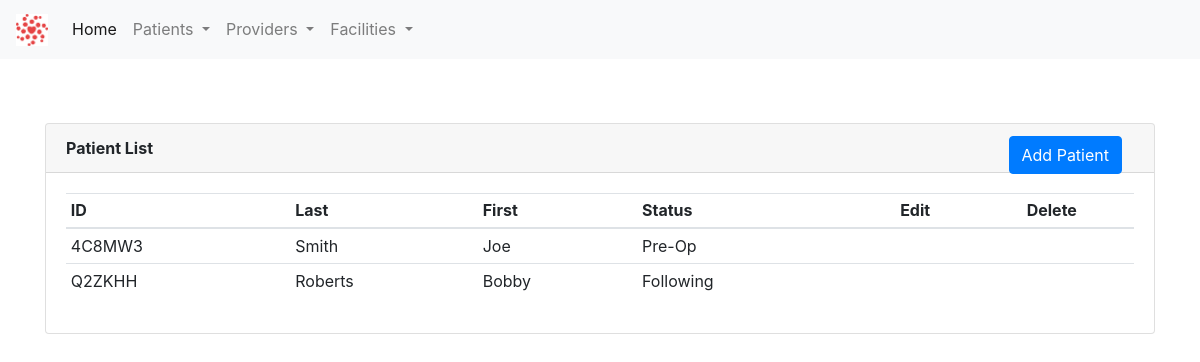
The app's page /patients/, older data.
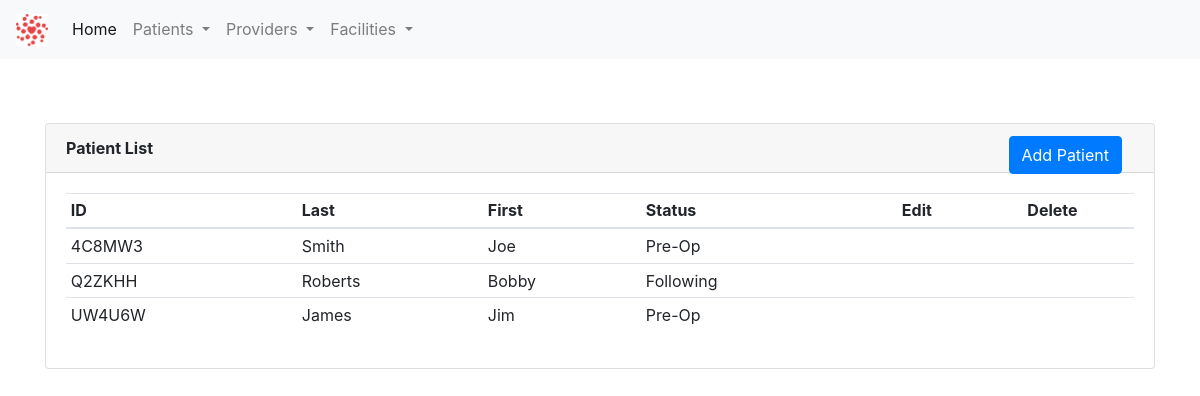
The same page, newer data.
### app/patients/patient_model.py (models this page shows, shortened)
class Patient(db.Model):
    id = db.Column(db.Integer, primary_key=True)
    first_name = db.Column(db.String(30), index=True, nullable=False, info={'label': 'First Name'})
    last_name = db.Column(db.String(30), index=True, nullable=False, info={'label': 'Last Name'})
    patient_id = db.Column(db.String(10), index=True)
    patient_status_id = db.Column(db.Integer, db.ForeignKey('patient_status.id'))
    patient_status = db.relationship(PatientStatus)

class PatientStatus(db.Model):
    id = db.Column(db.Integer, primary_key=True)
    code_name = db.Column(db.String(30), index=True, nullable=False)
    name = db.Column(db.String(60), index=True, nullable=False)
    def __str__(self):
        return self.name

### app/patients/patient.py (the view)
@patient_bp.route('/')
def view_patient_list():
    patient_list = Patient.query.all()
    return render_template('patients.html', title="Patient List", patient_list=patient_list)

### app/patients/templates/patients.html (shortened to what this page needs)
{% extends "base.html" %}
{% block content %}
    <div class="container" style="margin-top: 4rem">
        <div class="card">
          <div class="card-header">
              <b>Patient List</b>
              <a class="btn btn-primary" href="/patients/new" role="button" style="position: absolute; right: 2rem">
                     Add Patient
              </a>
          </div>
          <div class="card-body">
              <table class="table table-hover table-sm">
                  <thead>
                    <tr>
                      <th scope="col">ID</th>
                      <th scope="col">Last</th>
                      <th scope="col">First</th>
                      <th scope="col">Status</th>
                      <th style="text-align: center; vertical-align: middle" scope="col">Edit</th>
                      <th style="text-align: center; vertical-align: middle" scope="col">Delete</th>
                    </tr>
                  </thead>
                  <tbody>
                  {% for patient in patient_list %}
                    <tr>
                      <td>{{ patient.patient_id }}</td>
                      <td>{{ patient.last_name }}</td>
                      <td>{{ patient.first_name }}</td>
                      <td>{{ patient.patient_status }}</td>
                        <td style="text-align: center; vertical-align: middle"><a href="/patients/edit/{{patient.patient_id}}"></a></td>
                        <td style="text-align: center; vertical-align: middle"><a href="/patients/delete/{{ patient.patient_id }}"></a></td>
                    </tr>
                  {% endfor %}
                  </tbody>
              </table>
          </div>
        </div>
    </div>
{% endblock %}

### app/templates/base.html (shortened to what this page needs)
<!DOCTYPE html>
<html lang="en">
<head>
    <link rel="stylesheet"
          href="https://stackpath.bootstrapcdn.com/bootstrap/4.5.0/css/bootstrap.min.css"
>
    <link href="//netdna.bootstrapcdn.com/bootstrap/3.0.0/css/bootstrap-glyphicons.css" rel="stylesheet">
</head>
<body>
    <nav class="navbar navbar-expand-lg navbar-light bg-light">
      <a class="navbar-brand" href="/index"><img src="/static/images/HCA_logo.png" style="height: 2rem; width: 2rem"></a>
      <div class="collapse navbar-collapse" id="navbarSupportedContent">
        <ul class="navbar-nav mr-auto">
          <li class="nav-item active">
            <a class="nav-link" href="/index">Home <span class="sr-only">(current)</span></a>
          </li>
          <li class="nav-item dropdown">
            <a class="nav-link dropdown-toggle" href="#" id="navbarDropdown" role="button" data-toggle="dropdown" aria-haspopup="true" aria-expanded="false">
              Patients
            </a>
          </li>
          <li class="nav-item dropdown">
            <a class="nav-link dropdown-toggle" href="#" id="navbarDropdown" role="button" data-toggle="dropdown" aria-haspopup="true" aria-expanded="false">
              Providers
            </a>
          </li>
          <li class="nav-item dropdown">
            <a class="nav-link dropdown-toggle" href="#" id="navbarDropdown" role="button" data-toggle="dropdown" aria-haspopup="true" aria-expanded="false">
              Facilities
            </a>
          </li>
        </ul>
      </div>
    </nav>
    {% block content %}{% endblock %}
</body>
</html>

Row changes from the older to the newer data that the page shows:
added Patient: patient_id "UW4U6W", last_name "James", first_name "Jim", patient_status "Pre-Op"
